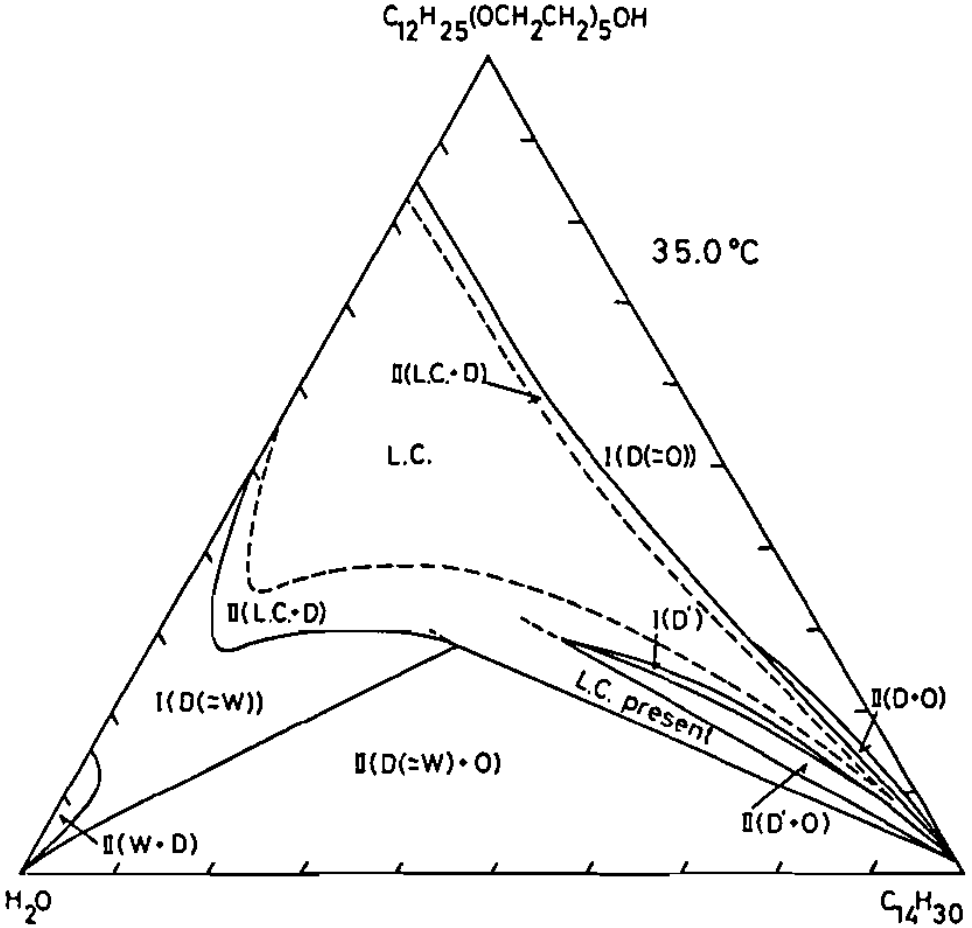
#> input picture Kirill/Final/Graph.png, 972 x 928 px
$ python Step1.py
#> lines starting #> are read from the running program, lines starting #| are printed output that depends on the picture; after the words box and inside, x2 and y2 are one past the last pixel; in counts of white or black regions, pixels touching at a corner belong together
import cv2
import numpy as np

def find_biggest_shape(image_path, output_path):
    # Read the image
#> called with image_path = 'Graph.png', output_path = 'OutputSmaller.png'
    image = cv2.imread(image_path)
#> image is the input picture: shape (928, 972, 3); min 0, max 255, mean 243.3

    # Convert the image to grayscale
    grayscale = cv2.cvtColor(image, cv2.COLOR_BGR2GRAY)

    # Apply edge detection
    edges = cv2.Canny(grayscale, 30, 100)
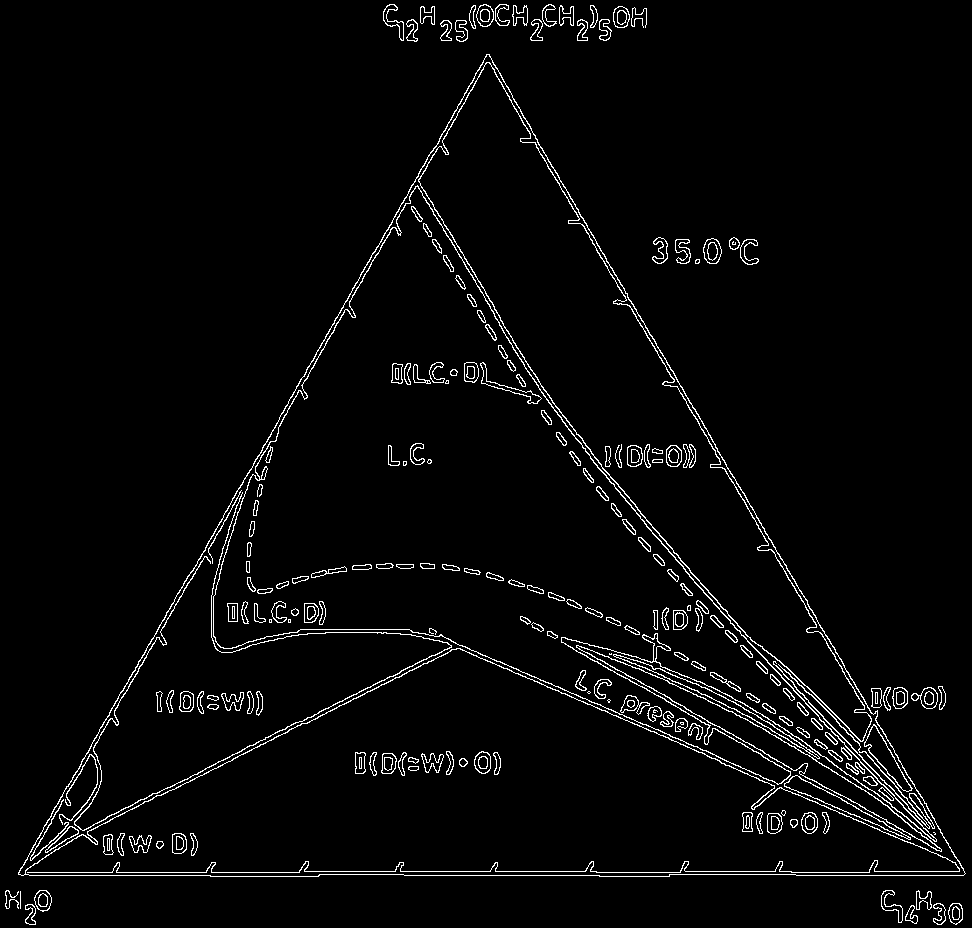
#> edges: shape (928, 972); 3.1% white in thin lines or dots

    # Find contours in the image
    contours, hierarchy = cv2.findContours(edges.copy(), cv2.RETR_EXTERNAL, cv2.CHAIN_APPROX_SIMPLE)
#> contours = 38 contours, 4 with area under 20; largest, box (x1, y1, x2, y2) and area: (18, 54, 966, 877) 389860, (703, 238, 722, 264) 354, (911, 687, 938, 709) 332, (476, 4, 494, 27) 292, (613, 6, 630, 28) 279

    # If no contours were found, return original image
    if not contours:
        print("No shapes were found in the image.")
        return image

    # Otherwise, find the largest contour
    biggest_contour = max(contours, key=cv2.contourArea)
#> biggest_contour = contour of 1283 points, box (x1, y1, x2, y2) (18, 54, 966, 877), area 389860

    # Create an empty black mask of the same size as the image
    mask = np.zeros_like(grayscale)

    # Draw the largest contour on the mask in white
    cv2.drawContours(mask, [biggest_contour], -1, 255, -1)
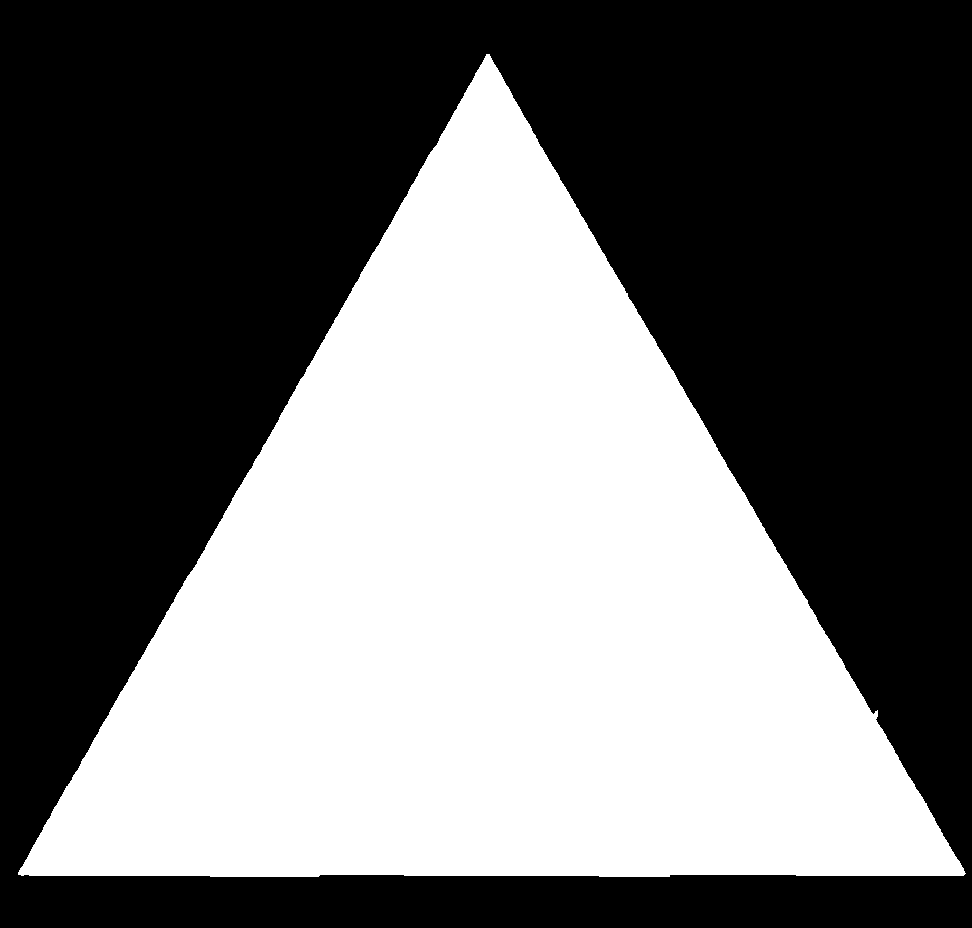
#> mask: shape (928, 972); 43.4% white; 1 white region, box (x1, y1, x2, y2) and area: (18, 54, 966, 877) 391162

    # Apply the mask to the image (this will keep only the pixels of the image that are white on the mask)
    image = cv2.bitwise_and(image, image, mask=mask)
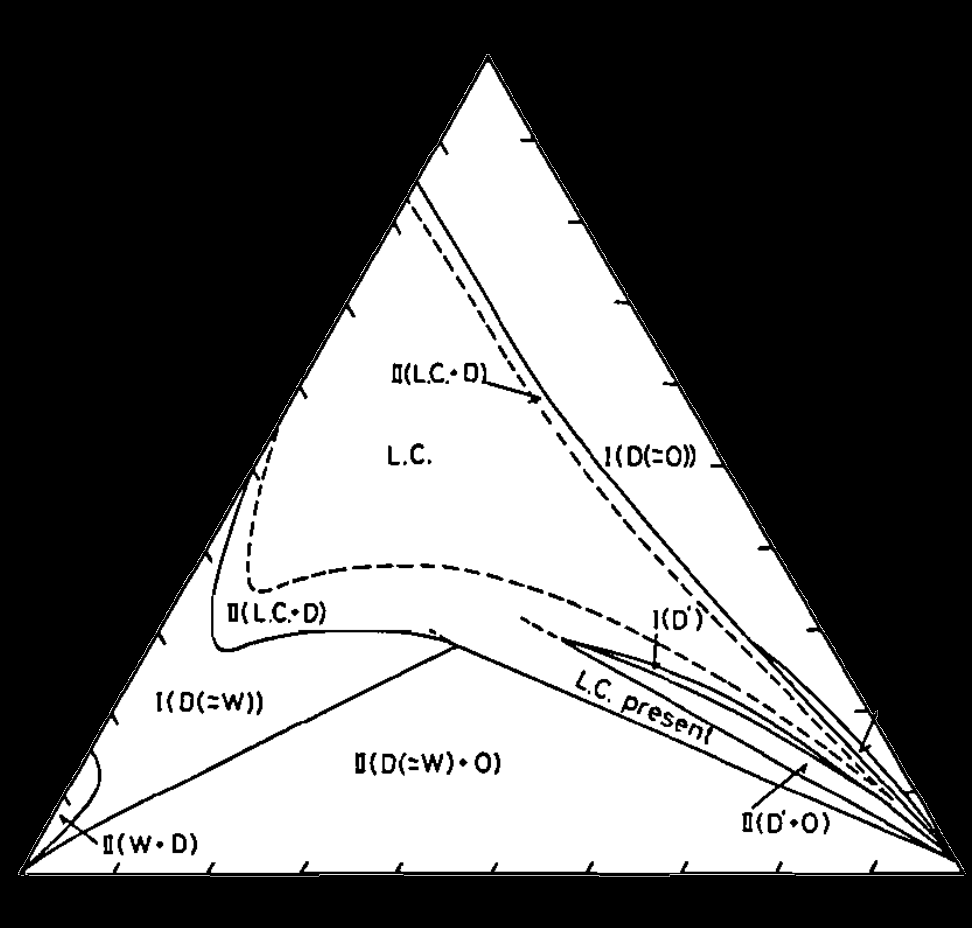
#> image: shape (928, 972, 3); min 0, max 255, mean 100.3

    # Save the resulting image
    cv2.imwrite(output_path, image)

    # Create a named window, make it resizable
    cv2.namedWindow('Biggest Shape', cv2.WINDOW_NORMAL)

    # Get the screen size
    screen_res = 1280, 720  # You can replace this with your screen resolution
    scale_width = screen_res[0] / image.shape[1]
#> scale_width = 1.32
    scale_height = screen_res[1] / image.shape[0]
#> scale_height = 0.776
    scale = min(scale_width, scale_height)
#> scale = 0.776

    # Resized window width and height
    window_width = int(image.shape[1] * scale)
#> window_width = 754
    window_height = int(image.shape[0] * scale)
#> window_height = 720

    # cv2.resizeWindow() to resize image to fit on screen
    cv2.resizeWindow('Biggest Shape', window_width, window_height)

    # Show the image with the biggest shape highlighted
    cv2.imshow('Biggest Shape', image)
    cv2.waitKey(0)
    cv2.destroyAllWindows()

if __name__ == "__main__":
    find_biggest_shape('Graph.png', 'OutputSmaller.png')
